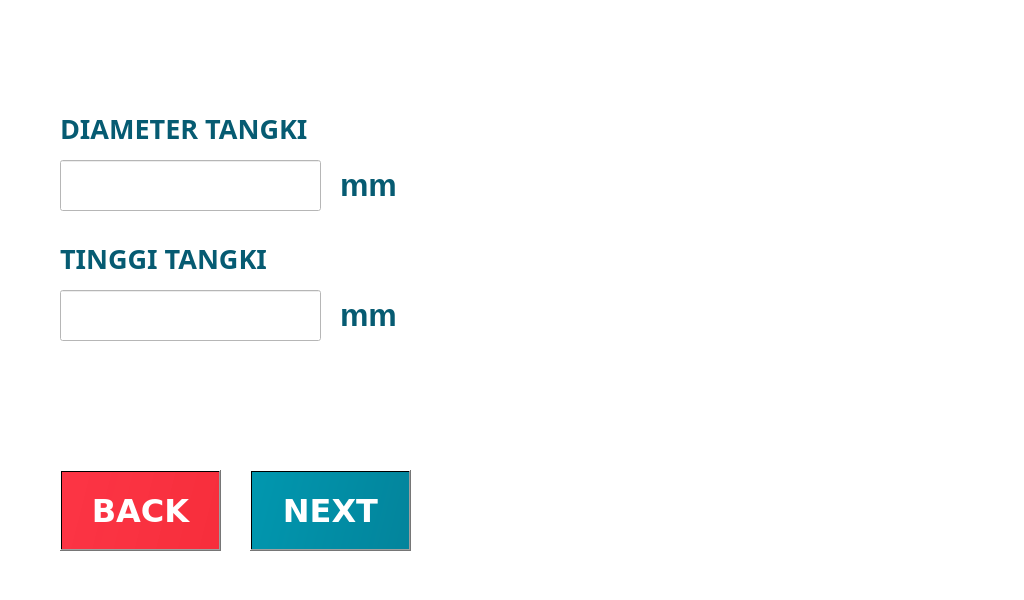
<?xml version="1.0" encoding="UTF-8"?>
<ui version="4.0">
 <class>Dialog</class>
 <widget class="QDialog" name="Dialog">
  <property name="enabled">
   <bool>true</bool>
  </property>
  <property name="geometry">
   <rect>
    <x>0</x>
    <y>0</y>
    <width>1024</width>
    <height>600</height>
   </rect>
  </property>
  <property name="sizePolicy">
   <sizepolicy hsizetype="Preferred" vsizetype="Preferred">
    <horstretch>0</horstretch>
    <verstretch>0</verstretch>
   </sizepolicy>
  </property>
  <property name="minimumSize">
   <size>
    <width>1024</width>
    <height>600</height>
   </size>
  </property>
  <property name="maximumSize">
   <size>
    <width>1024</width>
    <height>600</height>
   </size>
  </property>
  <property name="windowTitle">
   <string>Dialog</string>
  </property>
  <property name="styleSheet">
   <string notr="true">background-color: rgb(255, 255, 255);</string>
  </property>
  <widget class="QLabel" name="label_3">
   <property name="geometry">
    <rect>
     <x>0</x>
     <y>0</y>
     <width>1024</width>
     <height>600</height>
    </rect>
   </property>
   <property name="text">
    <string/>
   </property>
   <property name="pixmap">
    <pixmap>../assets/PLN clasic.png</pixmap>
   </property>
   <property name="scaledContents">
    <bool>true</bool>
   </property>
  </widget>
  <widget class="QPushButton" name="backButton">
   <property name="geometry">
    <rect>
     <x>60</x>
     <y>470</y>
     <width>161</width>
     <height>81</height>
    </rect>
   </property>
   <property name="font">
    <font>
     <family>Verdana</family>
     <pointsize>24</pointsize>
     <weight>75</weight>
     <bold>true</bold>
    </font>
   </property>
   <property name="cursor">
    <cursorShape>PointingHandCursor</cursorShape>
   </property>
   <property name="styleSheet">
    <string notr="true">background-color: qlineargradient(spread:pad, x1:-0.5, y1:-0.5, x2:3.5, y2:0, stop:0 rgba(255, 30, 50, 225), stop:1 rgba(235, 31, 39, 255));
color: rgb(255, 255, 255);
</string>
   </property>
   <property name="text">
    <string>BACK</string>
   </property>
  </widget>
  <widget class="QLabel" name="label_2">
   <property name="geometry">
    <rect>
     <x>60</x>
     <y>240</y>
     <width>351</width>
     <height>31</height>
    </rect>
   </property>
   <property name="font">
    <font>
     <family>Montserrat</family>
     <pointsize>20</pointsize>
     <weight>75</weight>
     <bold>true</bold>
    </font>
   </property>
   <property name="styleSheet">
    <string notr="true">background-color: rgba(255, 255, 255, 0);</string>
   </property>
   <property name="text">
    <string>&lt;html&gt;&lt;head/&gt;&lt;body&gt;&lt;p&gt;&lt;span style=&quot; color:#065b72;&quot;&gt;TINGGI TANGKI&lt;/span&gt;&lt;/p&gt;&lt;/body&gt;&lt;/html&gt;</string>
   </property>
  </widget>
  <widget class="QLabel" name="label">
   <property name="geometry">
    <rect>
     <x>60</x>
     <y>110</y>
     <width>351</width>
     <height>31</height>
    </rect>
   </property>
   <property name="font">
    <font>
     <family>Montserrat</family>
     <pointsize>20</pointsize>
     <weight>75</weight>
     <bold>true</bold>
    </font>
   </property>
   <property name="styleSheet">
    <string notr="true">background-color: rgba(255, 255, 255, 0);

</string>
   </property>
   <property name="text">
    <string>&lt;html&gt;&lt;head/&gt;&lt;body&gt;&lt;p&gt;&lt;span style=&quot; color:#065b72;&quot;&gt;DIAMETER TANGKI&lt;/span&gt;&lt;/p&gt;&lt;/body&gt;&lt;/html&gt;</string>
   </property>
   <property name="alignment">
    <set>Qt::AlignLeading|Qt::AlignLeft|Qt::AlignVCenter</set>
   </property>
  </widget>
  <widget class="QLabel" name="label_4">
   <property name="geometry">
    <rect>
     <x>340</x>
     <y>290</y>
     <width>61</width>
     <height>51</height>
    </rect>
   </property>
   <property name="font">
    <font>
     <family>Arial</family>
     <pointsize>24</pointsize>
     <weight>75</weight>
     <bold>true</bold>
     <kerning>true</kerning>
    </font>
   </property>
   <property name="styleSheet">
    <string notr="true">background-color: rgba(255, 255, 255, 0);</string>
   </property>
   <property name="text">
    <string>&lt;html&gt;&lt;head/&gt;&lt;body&gt;&lt;p&gt;&lt;span style=&quot; color:#065b72;&quot;&gt;mm&lt;/span&gt;&lt;/p&gt;&lt;/body&gt;&lt;/html&gt;</string>
   </property>
  </widget>
  <widget class="QPushButton" name="nextButton">
   <property name="geometry">
    <rect>
     <x>250</x>
     <y>470</y>
     <width>161</width>
     <height>81</height>
    </rect>
   </property>
   <property name="font">
    <font>
     <family>Verdana</family>
     <pointsize>24</pointsize>
     <weight>75</weight>
     <bold>true</bold>
     <strikeout>false</strikeout>
     <kerning>true</kerning>
    </font>
   </property>
   <property name="cursor">
    <cursorShape>PointingHandCursor</cursorShape>
   </property>
   <property name="styleSheet">
    <string notr="true">background-color: qlineargradient(spread:pad, x1:-0.5, y1:-0.5, x2:3.5, y2:0, stop:0 rgba(0, 161, 185, 255), stop:1 rgba(7, 91, 114, 255));
color: rgb(255, 255, 255);</string>
   </property>
   <property name="text">
    <string>NEXT</string>
   </property>
  </widget>
  <widget class="QLineEdit" name="tinggiText">
   <property name="geometry">
    <rect>
     <x>60</x>
     <y>290</y>
     <width>261</width>
     <height>51</height>
    </rect>
   </property>
   <property name="font">
    <font>
     <pointsize>20</pointsize>
    </font>
   </property>
   <property name="clearButtonEnabled">
    <bool>true</bool>
   </property>
  </widget>
  <widget class="QLineEdit" name="diameterText">
   <property name="geometry">
    <rect>
     <x>60</x>
     <y>160</y>
     <width>261</width>
     <height>51</height>
    </rect>
   </property>
   <property name="font">
    <font>
     <pointsize>20</pointsize>
    </font>
   </property>
   <property name="dragEnabled">
    <bool>true</bool>
   </property>
   <property name="clearButtonEnabled">
    <bool>true</bool>
   </property>
  </widget>
  <widget class="QLabel" name="label_5">
   <property name="geometry">
    <rect>
     <x>340</x>
     <y>160</y>
     <width>61</width>
     <height>51</height>
    </rect>
   </property>
   <property name="font">
    <font>
     <family>Arial</family>
     <pointsize>24</pointsize>
     <weight>75</weight>
     <bold>true</bold>
     <kerning>true</kerning>
    </font>
   </property>
   <property name="styleSheet">
    <string notr="true">background-color: rgba(255, 255, 255, 0);
</string>
   </property>
   <property name="text">
    <string>&lt;html&gt;&lt;head/&gt;&lt;body&gt;&lt;p&gt;&lt;span style=&quot; color:#065b72;&quot;&gt;mm&lt;/span&gt;&lt;/p&gt;&lt;/body&gt;&lt;/html&gt;</string>
   </property>
  </widget>
 </widget>
 <resources/>
 <connections/>
</ui>
